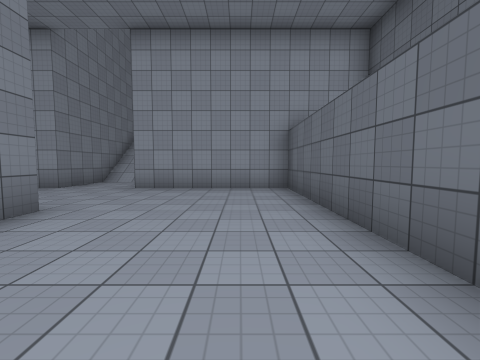
View 1 (above)

24 first-person views from a walk through a 3-D level made in the Unity game engine. The camera is 1.3 m above the floor, tilts 4° down and sees 90° across. The floor is counted in squares, 2 m on a side. Each view is taken from the middle of a square. On the plan, view 1 faces up. The plan holds only what a view shows up to about 9 squares ahead; the rest is blank. The place goes on beyond the plan. The player character is not drawn. Surface patterns are stand-ins for the level's own textures.

View 2
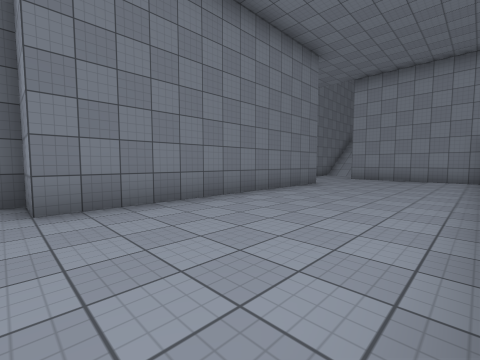

View 3
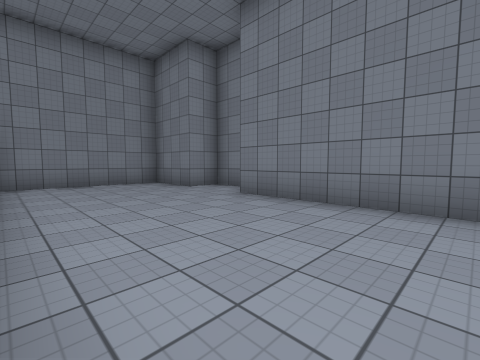

View 4
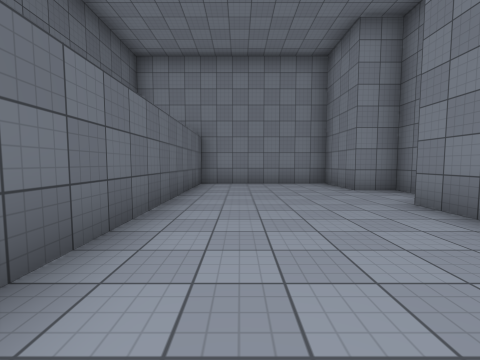

View 5
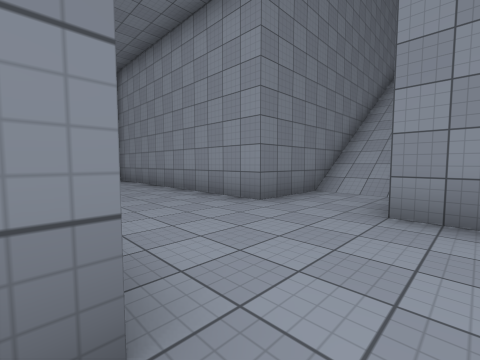

View 6
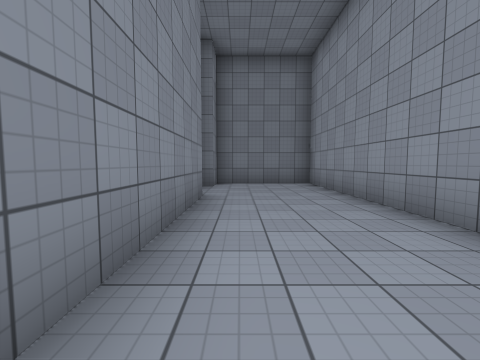

View 7
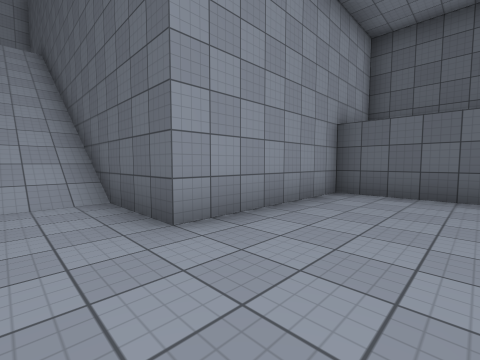

View 8
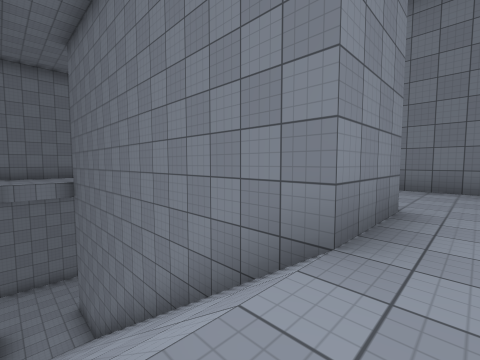

View 9
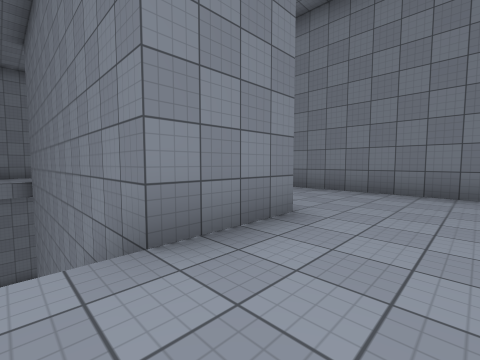

View 10
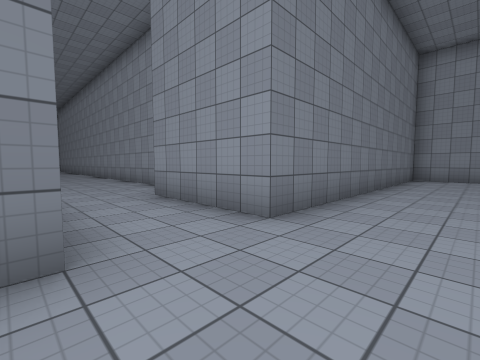

View 11
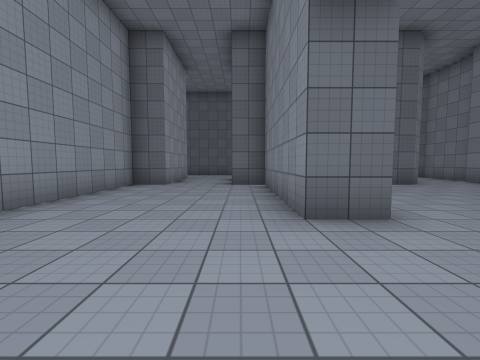

View 12
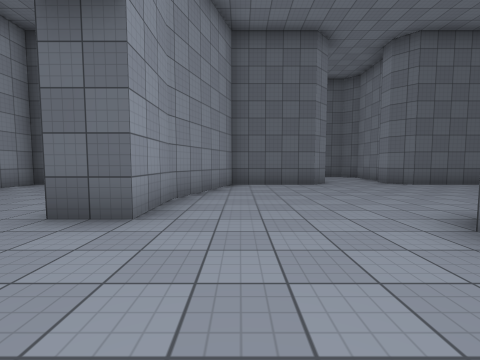

View 13
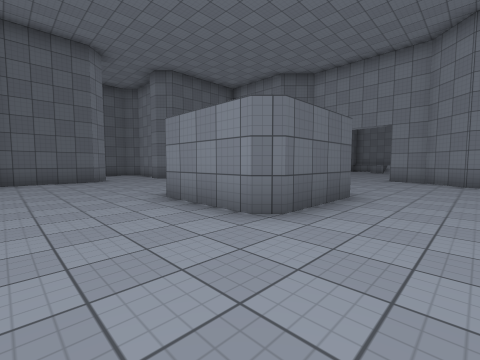

View 14
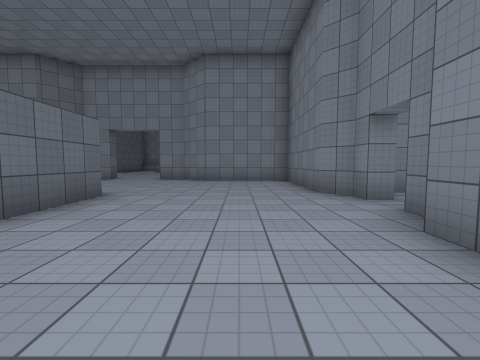

View 15
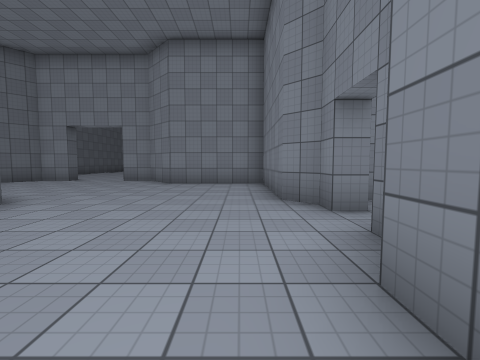

View 16
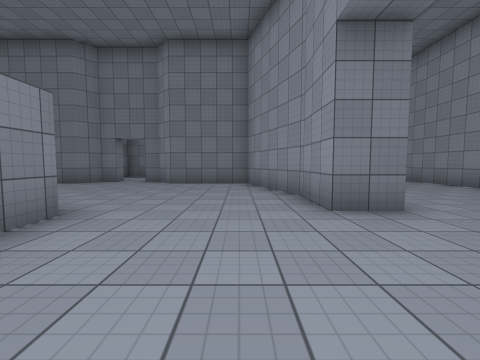

View 17
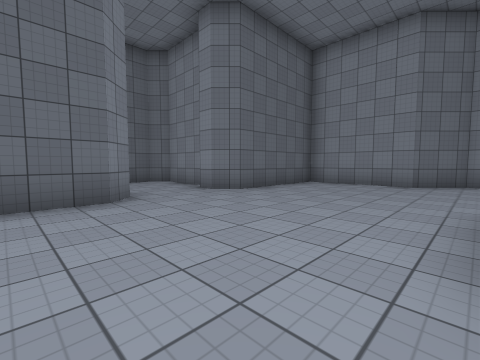

View 18
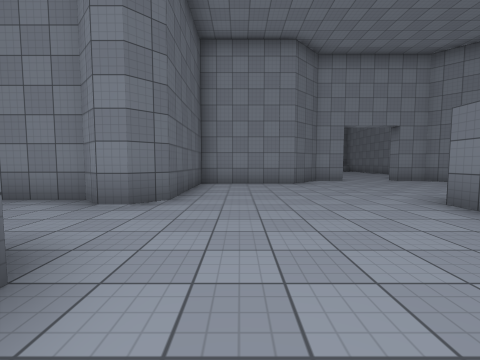

View 19
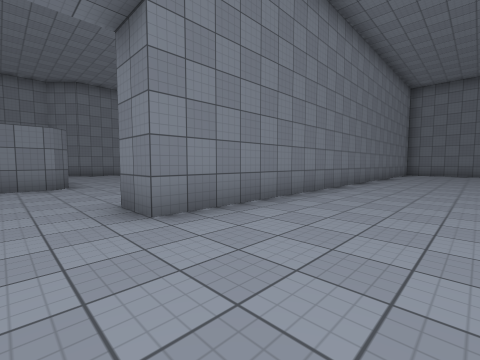

View 20
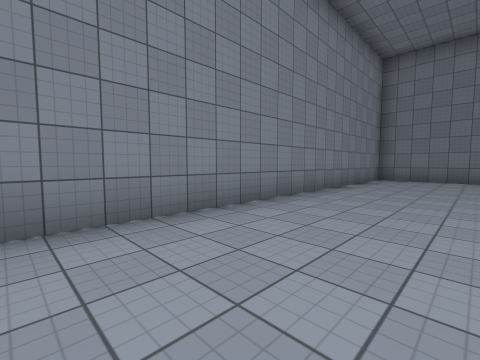

View 21
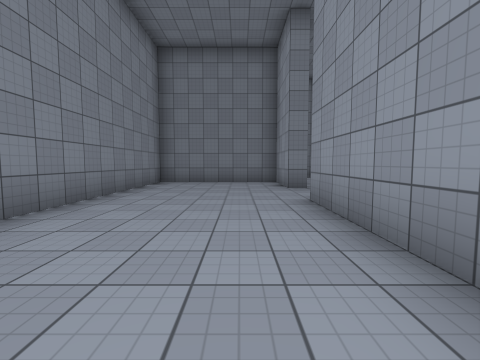

View 22
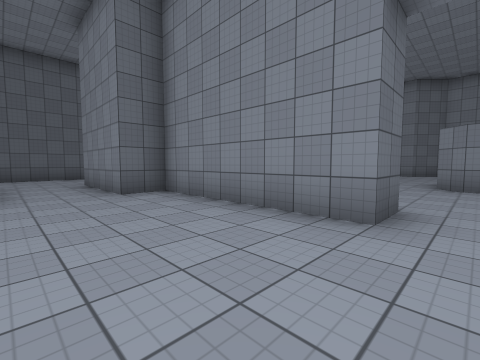

View 23
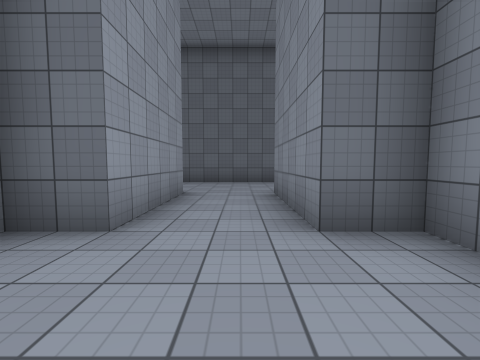

View 24
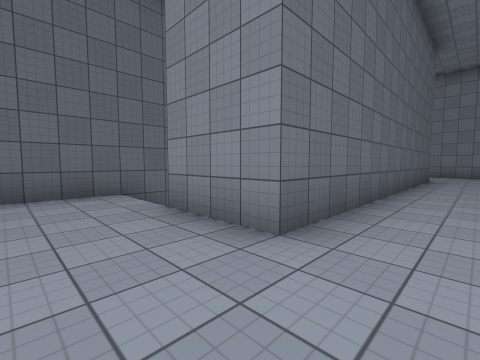

### Floor plan
Key: @ floor where view 1 was taken; # wall or solid block; . main floor; - floor 9 m lower than the main floor; / step, stairs or slope.
Columns run from 35 left of view 1 to 2 right of it. Each row starts with its distance up from view 1.
 17                          #.......#
 16                          #.......#
 15                          #...##//#
 14                          #...##//#
 13                          #...##//#
 12 ###. ########    ####### #...##//#
 11 #............     .....###...##//#
 10 #............................##//#
  9 #............................##//#
  8 #......................###...##--#
  7 ###############...########...##--#####
  6           ###.......####--///--------#
  5           #............#-------------#
  4           #............#-------------#
  3          ##............##########----#
  2          #.....###.......  #    #----#
  1          ......###.........#    #----#
  0          .#....###.....#..##    #--@-#
 -1         ###............####     #----#
 -2           #............#        #----#
 -3           #............#       ##----#
 -4           ####.....#####       #-----#
 -5              ###..##           #-----#
 -6                                ##----#
 -7                                 #----#
 -8                                 ######

Positions as (right, up) in squares from view 1, and headings:
1: (0, 0), facing up
2: (1, -4), facing up-left
3: (1, 0), facing down-left
4: (0, 0), facing down
5: (-2, 3), facing up-left
6: (-4, 4), facing left
7: (-4, 4), facing up-right
8: (-3, 16), facing down-left
9: (-4, 17), facing down-left
10: (-8, 8), facing up-left
11: (-20, 8), facing right
12: (-20, 5), facing right
13: (-22, 5), facing down-right
14: (-23, 5), facing down
15: (-24, 4), facing down
16: (-17, 5), facing left
17: (-17, 4), facing down-right
18: (-14, 4), facing down
19: (-19, 10), facing down-left
20: (-24, 10), facing down-left
21: (-26, 10), facing left
22: (-18, 10), facing down-right
23: (-15, 9), facing right
24: (-8, 17), facing down-right
